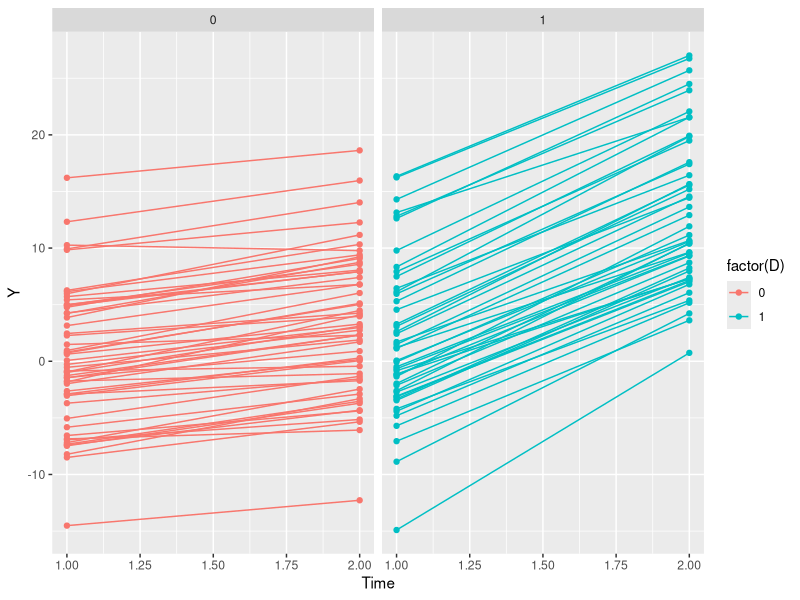
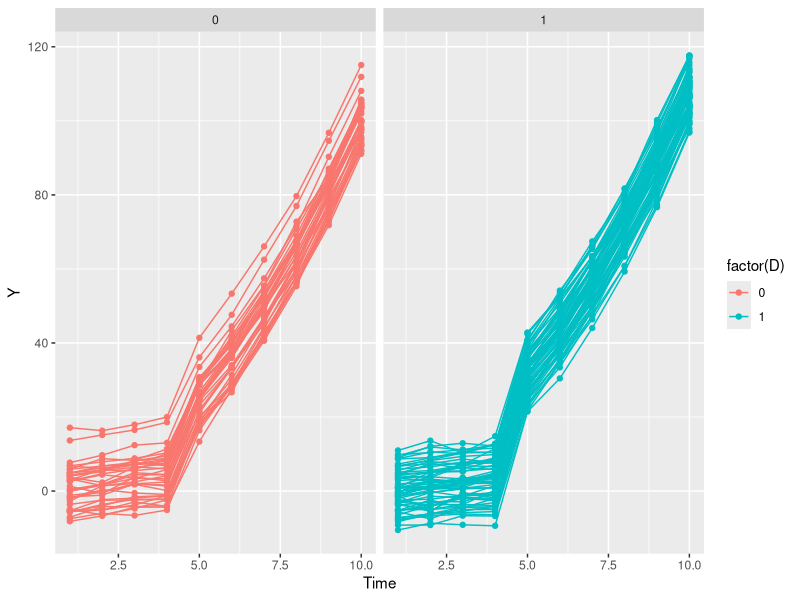

The R source for these figures, in order:
library(tidyverse)
library(lme4)


set.seed(19991109)


# Define the number of individuals and time points
n <- 100 # Number of individuals
t <- 2 # Number of time points

delta <- 5
gamma <- 3
rho <- 8

# Unmeasured confounding for each individual
A <- rnorm(n)

# Covaraite for each individual
X <- rnorm(n)

# Treatment
p = ifelse(A >= 1, 0.75, 0.45)
D <- rbinom(n, 1, p)

D <- rbinom(n, 1, 0.5)



dat = expand_grid(data.frame(id = 1:n, A = A, X = X, D = D), Time = 1:t) %>% 
  mutate(epsilon = rnorm(n*t, mean = 0, sd = 1)) %>% 
  mutate(Y  = ifelse(Time < 2, 
                     (Time) + delta*X + gamma*A + epsilon,
                     (Time)^2 + delta*X + gamma*A + rho*D + epsilon))

# dat = expand_grid(data.frame(id = 1:n, A = A, X = X, D = D, epsilon), Time = 1:t) %>% 
#   mutate(epsilon = rnorm(1, mean = 0, sd = 1)) %>% 
#   mutate(Y  = ifelse(Time < 5, 
#                      (Time)^2 + delta*X + gamma*A + epsilon,
#                      (Time)^2 + delta*X + gamma*A + rho*D + epsilon))


mean(dat$D)

dat %>% ggplot(aes(x = Time, y = Y, group = factor(id), color = factor(D))) + geom_point() + geom_line() + facet_wrap(~factor(D))



# DID estimator

bar_Y_1_t2 = dat %>% filter(Time == 2, D == 1) %>% summarise(mean(Y)) %>% as.numeric()
bar_Y_1_t1 = dat %>% filter(Time == 1, D == 1) %>% summarise(mean(Y)) %>% as.numeric()

bar_Y_0_t2 = dat %>% filter(Time == 2, D == 0) %>% summarise(mean(Y)) %>% as.numeric()
bar_Y_0_t1 = dat %>% filter(Time == 1, D == 0) %>% summarise(mean(Y)) %>% as.numeric()

(bar_Y_1_t2 - bar_Y_1_t1) - (bar_Y_0_t2 - bar_Y_0_t1)



## OLS
mod0 = lm(Y ~ D + A + X + factor(Time), dat)
summary(mod0)

mod01 = lm(Y ~ D + A + X, dat %>% filter(Time == 2))
summary(mod01)



# FE
mod1 = lmer(Y ~ X + D + factor(Time) + (1 | id), dat)
summary(mod1)







###### Multiple timepoints

n <- 100 # Number of individuals
t <- 10 # Number of time points
t_treat = 5

delta <- 5
gamma <- 3
rho <- 8

# Unmeasured confounding for each individual
A <- rnorm(n)

# Covaraite for each individual
X <- rnorm(n)

# Treatment
p = ifelse(A >= 1, 0.75, 0.45)
D <- rbinom(n, 1, p)

D <- rbinom(n, 1, 0.5)



dat = expand_grid(data.frame(id = 1:n, A = A, X = X, D = D), Time = 1:t) %>% 
  mutate(epsilon = rnorm(n*t, mean = 0, sd = 1)) %>% 
  mutate(Y  = ifelse(Time < t_treat, 
                     (Time) + delta*X + gamma*A + epsilon,
                     (Time)^2 + delta*X + gamma*A + rho*D + epsilon))

# dat = expand_grid(data.frame(id = 1:n, A = A, X = X, D = D, epsilon), Time = 1:t) %>% 
#   mutate(epsilon = rnorm(1, mean = 0, sd = 1)) %>% 
#   mutate(Y  = ifelse(Time < 5, 
#                      (Time)^2 + delta*X + gamma*A + epsilon,
#                      (Time)^2 + delta*X + gamma*A + rho*D + epsilon))


mean(dat$D)

dat %>% ggplot(aes(x = Time, y = Y, group = factor(id), color = factor(D))) + geom_point() + geom_line() + facet_wrap(~factor(D))



# DID estimator

bar_Y_1_t2 = dat %>% filter(Time == t_treat, D == 1) %>% summarise(mean(Y)) %>% as.numeric()
bar_Y_1_t1 = dat %>% filter(Time == t_treat-1, D == 1) %>% summarise(mean(Y)) %>% as.numeric()

bar_Y_0_t2 = dat %>% filter(Time == t_treat, D == 0) %>% summarise(mean(Y)) %>% as.numeric()
bar_Y_0_t1 = dat %>% filter(Time == t_treat-1, D == 0) %>% summarise(mean(Y)) %>% as.numeric()

(bar_Y_1_t2 - bar_Y_1_t1) - (bar_Y_0_t2 - bar_Y_0_t1)



## OLS
mod0 = lm(Y ~ D + A + X + factor(Time), dat)
summary(mod0)

mod01 = lm(Y ~ D + A + X, dat %>% filter(Time == 5))
summary(mod01)



# FE
mod1 = lmer(Y ~ X + D + factor(Time) + (1 | id), dat)
summary(mod1)
